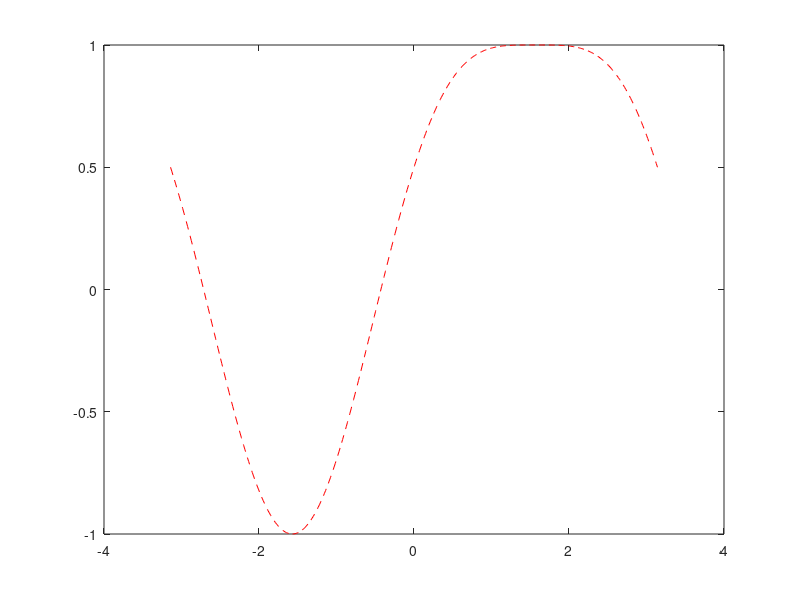

Here is the MATLAB script that generated this plot: (Note: this script raises an error after producing the figure.)
x = linspace(-pi,pi,400);
y = sin(x)+0.5*cos(x).^2;
x2 = linspace(-pi,pi,50);
y2 = (1-x.^2*pi).*exp(-x.^2);
y3 = (1-x2.^2*pi).*exp(-x2.^2);
plot(x,y,'--r')
hold on
plot(x,y2,'-b','lwidth',0.1)
stem(x2,y3,'ok','msize',1.0,'markerfacecolor',foo)